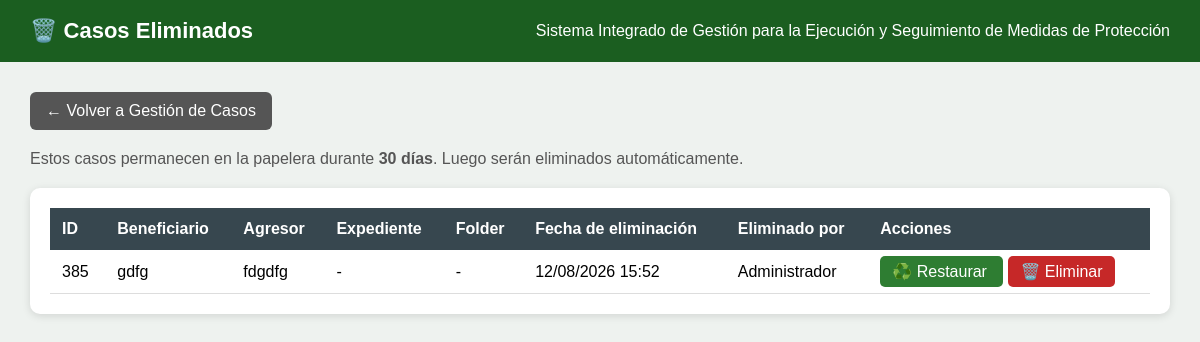
Before: /casos-eliminados/ (signed in) with the older database file.
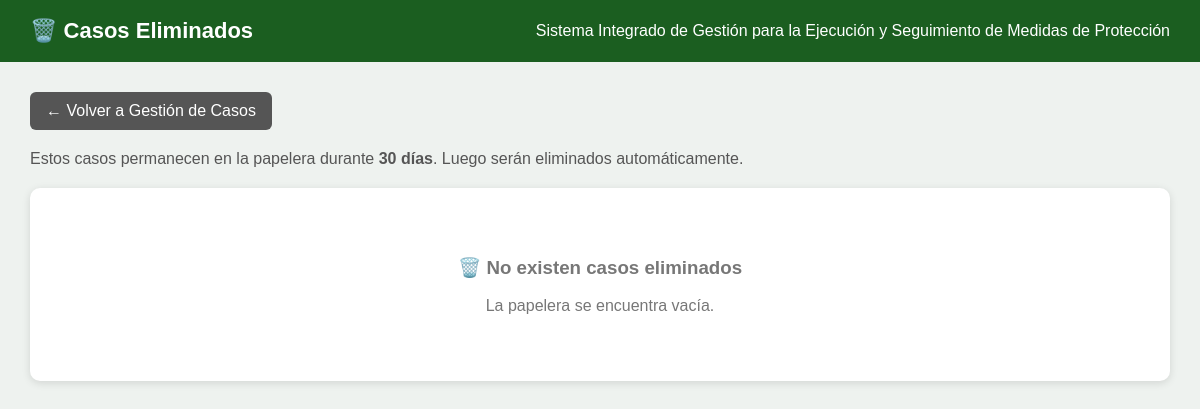
After: the same page with the newer database file.
### mapa/models.py (models this page shows, shortened)
class Caso(models.Model):
    RIESGOS = [
        ("LEVE", "Leve"),
        ("MODERADO", "Moderado"),
        ("SEVERO", "Severo"),
        ("SEVERO EXTREMO", "Severo extremo"),
        ("NO DETERMINADO", "No determinado"),
    ]
    NOTIFICACION = [
        ("PENDIENTE", "Pendiente"),
        ("NOTIFICADO", "Notificado"),
    ]
    TIPO_VIOLENCIA = [
        ("FISICA", "Física"),
        ("PSICOLOGICA", "Psicológica"),
        ("SEXUAL", "Sexual"),
        ("ECONOMICA", "Económica o Patrimonial"),
    ]
    ESTADO_UBICACION_AGRESOR = [
        ("UBICADO", "Ubicado"),
        ("NO UBICADO", "No ubicado"),
    ]
    beneficiario = models.CharField(max_length=200, blank=True)
    dni_beneficiario = models.CharField(
        max_length=8,
        blank=True
    )
    domicilio = models.CharField(max_length=300, blank=True)
    nivel_riesgo = models.CharField(
        max_length=30,
        choices=RIESGOS,
        blank=True
    )
    region_denuncia = models.ForeignKey(
        Region,
        on_delete=models.PROTECT,
        related_name="casos_denuncia_region",
        null=True,
        blank=True,
    )
    provincia_denuncia = models.ForeignKey(
        Provincia,
        on_delete=models.PROTECT,
        related_name="casos_denuncia_provincia",
        null=True,
        blank=True,
    )
    distrito_denuncia = models.ForeignKey(
        Distrito,
        on_delete=models.PROTECT,
        related_name="casos_denuncia_distrito",
        null=True,
        blank=True,
    )
    region_medida = models.ForeignKey(
        Region,
        on_delete=models.PROTECT,
        related_name="casos_medida_region",
        null=True,
        blank=True,
    )
    provincia_medida = models.ForeignKey(
        Provincia,
        on_delete=models.PROTECT,
        related_name="casos_medida_provincia",
        null=True,
        blank=True,
    )
    distrito_medida = models.ForeignKey(
        Distrito,
        on_delete=models.PROTECT,
        related_name="casos_medida_distrito",
        null=True,
        blank=True,
)
    comisaria_denuncia = models.CharField(
        max_length=150,
        verbose_name="Comisaría donde se interpuso la denuncia"
    )
    comisaria_medida = models.CharField(
        max_length=150,
        verbose_name="Comisaría de Familia responsable"
    )
    efectivo = models.CharField(max_length=100, blank=True)
    responsable = models.ForeignKey(
    User,
    null=True,
    blank=True,
    on_delete=models.SET_NULL,
    related_name="casos_asignados"
    )
    folder = models.CharField(max_length=100, blank=True)
    expediente = models.CharField(max_length=100, blank=True)
    agresor = models.CharField(
        max_length=200,
        blank=True
    )
    dni_agresor = models.CharField(
        max_length=8,
        blank=True
    )
    telefono_agresor = models.CharField(
        "Teléfono del agresor",
        max_length=50,
        blank=True
    )
    direccion_agresor = models.CharField(
        "Dirección del agresor",
        max_length=300,
        blank=True
    )
    agresor_registro = models.ForeignKey(
    "Agresor",
    on_delete=models.SET_NULL,
    null=True,
    blank=True,
    related_name="casos"
)
    estado_ubicacion_agresor = models.CharField(
        "Estado de ubicación del agresor",
        max_length=15,
        choices=ESTADO_UBICACION_AGRESOR,
        default="NO UBICADO"
    )
    latitud_agresor = models.FloatField(
        null=True,
        blank=True
    )
    longitud_agresor = models.FloatField(
        null=True,
        blank=True
    )
    telefono = models.CharField(
        "Teléfono de la beneficiaria",
        max_length=50,
        blank=True
    )
    fecha_denuncia = models.DateField(
        "Fecha de la denuncia",
        null=True,
        blank=True
    )
    violencia_fisica = models.BooleanField(
        "Violencia física",
        default=False
    )
    violencia_psicologica = models.BooleanField(
        "Violencia psicológica",
        default=False
    )
    violencia_sexual = models.BooleanField(
        "Violencia sexual",
        default=False
    )
    violencia_economica = models.BooleanField(
        "Violencia económica o patrimonial",
        default=False
    )
    fecha_registro = models.DateField(
        null=True,
        blank=True
    )
    ultima_visita = models.DateField(
        null=True,
        blank=True
    )
    fecha_limite = models.DateField(
        "Próximo seguimiento",
        null=True,
        blank=True
)
    notificacion_beneficiario = models.CharField(
        max_length=15,
        choices=NOTIFICACION,
        default="PENDIENTE"
    )
    fecha_notificacion_beneficiario = models.DateField(
        null=True,
        blank=True
    )
    motivo_notificacion_beneficiario_pendiente = models.TextField(
        "Motivo de notificación pendiente de la persona beneficiaria",
        blank=True
    )
    notificacion_agresor = models.CharField(
        max_length=15,
        choices=NOTIFICACION,
        default="PENDIENTE"
    )
    fecha_notificacion_agresor = models.DateField(
        null=True,
        blank=True
    )
    motivo_notificacion_agresor_pendiente = models.TextField(
        "Motivo de notificación pendiente de la persona agresora",
        blank=True
    )
    estado = models.CharField(
        max_length=15,
        default="ACTIVO"
    )
    fecha_eliminacion = models.DateTimeField(
        null=True,
        blank=True
    )
    eliminado_por = models.ForeignKey(
        User,
        null=True,
        blank=True,
        on_delete=models.SET_NULL,
        related_name="casos_eliminados"
    )
    latitud = models.FloatField(
        null=True,
        blank=True
    )
    longitud = models.FloatField(
        null=True,
        blank=True
    )
    edicion_autorizada = models.BooleanField(
        default=False
    )
    class Meta:
        permissions = [
            ("modificar_directo", "Puede modificar casos directamente"),
            ("aprobar_modificacion", "Puede aprobar modificaciones"),
            ("archivar_directo", "Puede archivar casos directamente"),
            ("aprobar_archivado", "Puede aprobar archivados"),
            ("eliminar_directo", "Puede eliminar casos directamente"),
            ("aprobar_eliminacion", "Puede aprobar eliminaciones"),
            ("administrar_usuarios", "Puede administrar usuarios"),
        ]

### mapa/views.py (the view)
@login_required
@grupo_requerido("Administrador")
def casos_eliminados(request):
    casos = Caso.objects.filter(
        estado="ELIMINADO"
    ).order_by("-fecha_eliminacion")
    return render(
        request,
        "mapa/casos_eliminados.html",
        {
            "casos": casos
        }
    )

### mapa/templates/mapa/casos_eliminados.html (shortened to what this page needs)
{% load static %}
<!DOCTYPE html>
<html lang="es">
<head>
</head>
<body>
<header>
    <h1>🗑️ Casos Eliminados</h1>
    <div>
        Sistema Integrado de Gestión para la Ejecución y Seguimiento
        de Medidas de Protección
    </div>
</header>
<div class="contenedor">
    <a href="{% url 'gestion_casos' %}" class="volver">
        ← Volver a Gestión de Casos
    </a>
    <div class="info">
        Estos casos permanecen en la papelera durante <strong>30 días</strong>.
        Luego serán eliminados automáticamente.
    </div>
    <div class="tabla-contenedor">
        {% if casos %}
        <table>
            <thead>
                <tr>
                    <th>ID</th>
                    <th>Beneficiario</th>
                    <th>Agresor</th>
                    <th>Expediente</th>
                    <th>Folder</th>
                    <th>Fecha de eliminación</th>
                    <th>Eliminado por</th>
                    <th>Acciones</th>
                </tr>
            </thead>
            <tbody>
                {% for caso in casos %}
                <tr>
                    <td>
                        {{ caso.id }}
                    </td>
                    <td>
                        {{ caso.beneficiario }}
                    </td>
                    <td>
                        {{ caso.agresor }}
                    </td>
                    <td>
                        {{ caso.expediente|default:"-" }}
                    </td>
                    <td>
                        {{ caso.folder|default:"-" }}
                    </td>
                    <td>
                        {{ caso.fecha_eliminacion|date:"d/m/Y H:i" }}
                    </td>
                    <td>
                        {% if caso.eliminado_por %}
                            {{ caso.eliminado_por.get_full_name|default:caso.eliminado_por.username }}
                        {% else %}
                            -
                        {% endif %}
                    </td>
                    <td>
                        <a
                            href="{% url 'restaurar_caso_eliminado' caso.id %}"
                            class="btn-restaurar"
                            onclick="return confirm('¿Desea restaurar este caso?');"
                        >
                            ♻️ Restaurar
                        </a>
                        <a
                            href="{% url 'eliminar_caso_definitivamente' caso.id %}"
                            class="btn-eliminar"
                            onclick="return confirm('⚠️ ATENCIÓN: este caso será eliminado DEFINITIVAMENTE y no podrá ser recuperado. ¿Desea continuar?');"
                        >
                            🗑️ Eliminar
                        </a>
                    </td>
                </tr>
                {% endfor %}
            </tbody>
        </table>
        {% else %}
        <div class="vacio">
            <h3>🗑️ No existen casos eliminados</h3>
            <p>La papelera se encuentra vacía.</p>
        </div>
        {% endif %}
    </div>
</div>
</body>
</html>

Changed rows visible on the page:
removed Caso: id "385", beneficiario "gdfg", agresor "fdgdfg", expediente "-", folder "-", fecha_eliminacion "12/08/2026 15:52", eliminado_por.get_full_name "Administrador"
Other visible differences:
text no longer shown: "ID Beneficiario Agresor Expediente Folder Fecha de eliminación Eliminado por Acciones"
text now shown: "🗑️ No existen casos eliminados La papelera se encuentra vacía."
